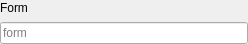
<?xml version="1.0" encoding="UTF-8"?>
<ui version="4.0">
 <class>form_widget</class>
 <widget class="QWidget" name="form_widget">
  <property name="geometry">
   <rect>
    <x>0</x>
    <y>0</y>
    <width>248</width>
    <height>44</height>
   </rect>
  </property>
  <property name="maximumSize">
   <size>
    <width>16777215</width>
    <height>44</height>
   </size>
  </property>
  <property name="windowTitle">
   <string>Form</string>
  </property>
  <layout class="QVBoxLayout" name="form_layout">
   <property name="leftMargin">
    <number>0</number>
   </property>
   <property name="topMargin">
    <number>0</number>
   </property>
   <property name="rightMargin">
    <number>0</number>
   </property>
   <property name="bottomMargin">
    <number>0</number>
   </property>
   <item>
    <widget class="QLabel" name="form_label">
     <property name="text">
      <string>Form</string>
     </property>
    </widget>
   </item>
   <item>
    <widget class="QLineEdit" name="form_edit">
     <property name="placeholderText">
      <string>form</string>
     </property>
    </widget>
   </item>
  </layout>
 </widget>
 <resources/>
 <connections/>
</ui>
